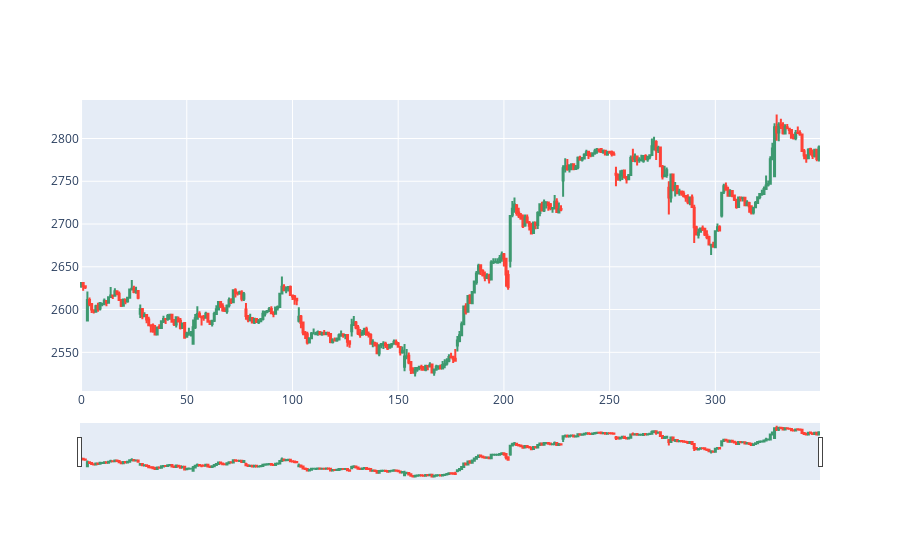

The notebook cell saved with this chart:
### Code cell
# slicing the data 
st=10400
dfpl = df[st:st+350]
dfpl.reset_index(inplace=True)

fig = go.Figure(data=[go.Candlestick(x=dfpl.index,
                open=dfpl['Open'],
                high=dfpl['High'],
                low=dfpl['Low'],
                close=dfpl['Close']),
               ])
fig.show()

### Figure 1 — Plotly figure (JSON) as saved in the notebook; plotly's stock layout.template omitted (floating-point values rounded to 4 significant figures; data arrays with more than 128 entries replaced by an {"elided": "..."} marker saying what was removed)
{"data": [{"close": {"elided": "350 float values"}, "high": {"elided": "350 float values"}, "low": {"elided": "350 float values"}, "open": {"elided": "350 float values"}, "type": "candlestick", "x": {"elided": "350 int values"}}], "layout": {}}
